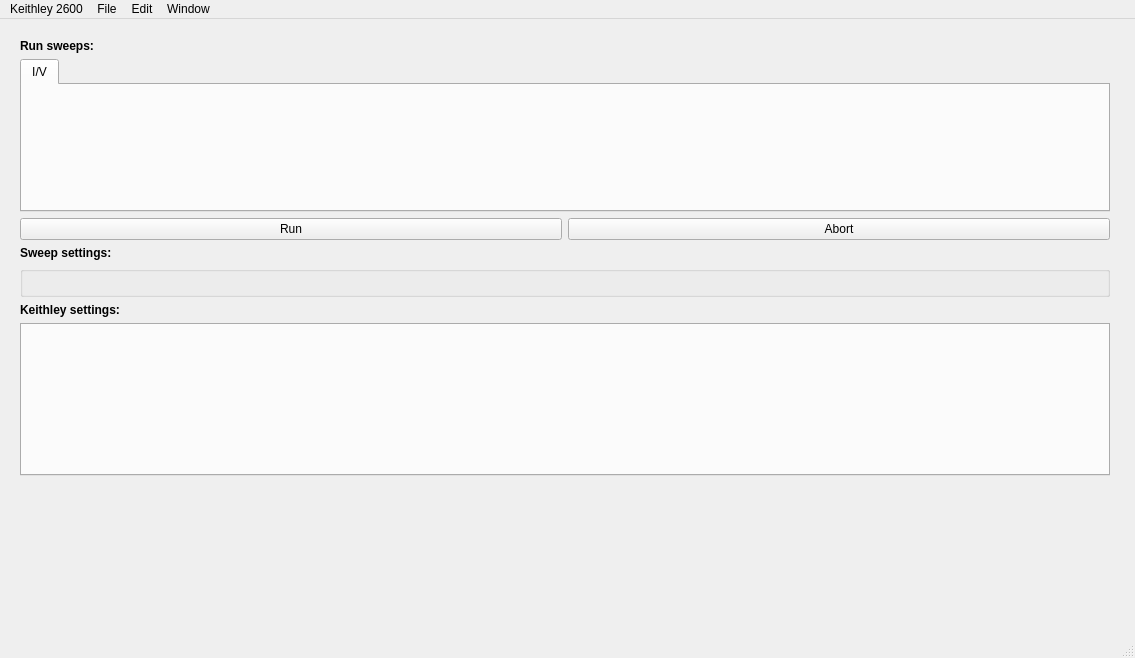
<?xml version="1.0" encoding="UTF-8"?>
<ui version="4.0">
 <class>MainWindow</class>
 <widget class="QMainWindow" name="MainWindow">
  <property name="geometry">
   <rect>
    <x>0</x>
    <y>0</y>
    <width>1135</width>
    <height>658</height>
   </rect>
  </property>
  <property name="windowTitle">
   <string>Keithley 2600</string>
  </property>
  <widget class="QWidget" name="centralwidget">
   <layout class="QHBoxLayout" name="horizontalLayout" stretch="1,0,2">
    <property name="leftMargin">
     <number>20</number>
    </property>
    <property name="topMargin">
     <number>20</number>
    </property>
    <property name="rightMargin">
     <number>20</number>
    </property>
    <property name="bottomMargin">
     <number>7</number>
    </property>
    <item>
     <layout class="QGridLayout" name="gridLayout">
      <item row="0" column="0" colspan="2">
       <widget class="QLabel" name="label_1">
        <property name="font">
         <font>
          <weight>75</weight>
          <bold>true</bold>
         </font>
        </property>
        <property name="text">
         <string>Run sweeps:</string>
        </property>
       </widget>
      </item>
      <item row="1" column="0" colspan="2">

       <widget class="QTabWidget" name="tabWidgetSweeps">
        <property name="currentIndex">
         <number>0</number>
        </property>

        <widget class="QWidget" name="tab1">
         <attribute name="title">
          <string>I/V</string>
         </attribute>
         <layout class="QGridLayout" name="1">
          <property name="topMargin">
           <number>0</number>
          </property>
          <property name="bottomMargin">
           <number>0</number>
          </property>
         </layout>
        </widget>
       </widget>
      </item>
      <item row="3" column="0" colspan="2">
       <widget class="QLabel" name="label_2">
        <property name="font">
         <font>
          <weight>75</weight>
          <bold>true</bold>
         </font>
        </property>

        <property name="text">
         <string>Sweep settings:</string>
        </property>
       </widget>
      </item>
      <item row="2" column="0">
       <widget class="QPushButton" name="pushButtonRun">
        <property name="text">
         <string>Run</string>
        </property>
       </widget>
      </item>
      <item row="5" column="0" colspan="2">
       <widget class="QLabel" name="label_3">
        <property name="font">
         <font>
          <weight>75</weight>
          <bold>true</bold>
         </font>
        </property>
        <property name="text">
         <string>Keithley settings:</string>
        </property>
       </widget>
      </item>
      <item row="7" column="0" colspan="2">
       <spacer name="verticalSpacer_4">
        <property name="orientation">
         <enum>Qt::Vertical</enum>
        </property>
        <property name="sizeType">
         <enum>QSizePolicy::MinimumExpanding</enum>
        </property>
        <property name="sizeHint" stdset="0">
         <size>
          <width>0</width>
          <height>20</height>
         </size>
        </property>
       </spacer>
      </item>
      <item row="6" column="0" colspan="2">
       <widget class="QTabWidget" name="tabWidgetSettings">
        <property name="enabled">
         <bool>true</bool>
        </property>
       </widget>
      </item>
      <item row="4" column="0" colspan="2">
       <widget class="QGroupBox" name="groupBoxSweepSettings">
        <property name="title">
         <string/>
        </property>
        <layout class="QGridLayout" name="gridLayout_6">
         <property name="topMargin">
          <number>0</number>
         </property>
         <property name="bottomMargin">
          <number>0</number>
         </property>
        </layout>
       </widget>
      </item>
      <item row="2" column="1">
       <widget class="QPushButton" name="pushButtonAbort">
        <property name="text">
         <string>Abort</string>
        </property>
       </widget>
      </item>
     </layout>
    </item>
    <item>
     <spacer name="horizontalSpacer_3">
      <property name="orientation">
       <enum>Qt::Horizontal</enum>
      </property>
      <property name="sizeType">
       <enum>QSizePolicy::Fixed</enum>
      </property>
      <property name="sizeHint" stdset="0">
       <size>
        <width>5</width>
        <height>20</height>
       </size>
      </property>
     </spacer>
    </item>
    <item>
     <layout class="QGridLayout" name="gridLayout2"/>
    </item>
   </layout>
  </widget>
  <widget class="QStatusBar" name="statusBar">
   <property name="styleSheet">
    <string notr="true">QStatusBar{background:transparent};
QStatusBar::item {border: 0px solid black };</string>
   </property>
  </widget>
  <widget class="QMenuBar" name="menubar">
   <property name="geometry">
    <rect>
     <x>0</x>
     <y>0</y>
     <width>1135</width>
     <height>22</height>
    </rect>
   </property>
   <widget class="QMenu" name="menu_Keithley_2600">
    <property name="title">
     <string>Keithley 2600</string>
    </property>
    <addaction name="actionSettings"/>
    <addaction name="separator"/>
    <addaction name="actionConnect"/>
    <addaction name="actionDisconnect"/>
    <addaction name="separator"/>
    <addaction name="actionLoadDefaults"/>
    <addaction name="actionSaveDefaults"/>
    <addaction name="separator"/>
    <addaction name="action_Exit"/>
   </widget>
   <widget class="QMenu" name="menu_File">
    <property name="title">
     <string>File</string>
    </property>
    <addaction name="actionSaveSweepData"/>
    <addaction name="actionLoad_data_from_file"/>
    <addaction name="separator"/>
   </widget>
   <widget class="QMenu" name="menuEdit">
    <property name="title">
     <string>Edit</string>
    </property>
   </widget>
   <widget class="QMenu" name="menuWindow">
    <property name="title">
     <string>Window</string>
    </property>
    <addaction name="actionMinimize"/>
    <addaction name="actionZoom"/>
   </widget>
   <addaction name="menu_Keithley_2600"/>
   <addaction name="menu_File"/>
   <addaction name="menuEdit"/>
   <addaction name="menuWindow"/>
  </widget>
  <action name="actionSettings">
   <property name="text">
    <string>Connection Settings...</string>
   </property>
   <property name="menuRole">
    <enum>QAction::NoRole</enum>
   </property>
  </action>
  <action name="actionConnect">
   <property name="text">
    <string>Connect</string>
   </property>
   <property name="menuRole">
    <enum>QAction::NoRole</enum>
   </property>
  </action>
  <action name="actionDisconnect">
   <property name="text">
    <string>Disconnect</string>
   </property>
   <property name="menuRole">
    <enum>QAction::NoRole</enum>
   </property>
  </action>
  <action name="actionExit">
   <property name="text">
    <string> Exit</string>
   </property>
  </action>
  <action name="actionSaveSweepData">
   <property name="text">
    <string>&amp;Save Sweep Data...</string>
   </property>
  </action>
  <action name="action_Exit">
   <property name="text">
    <string>&amp;Quit Keithley 2600</string>
   </property>
   <property name="menuRole">
    <enum>QAction::NoRole</enum>
   </property>
  </action>
  <action name="actionTb1">
   <property name="text">
    <string>tb1</string>
   </property>
  </action>
  <action name="actionLoad_data_from_file">
   <property name="text">
    <string>&amp;Load Sweep Data...</string>
   </property>
  </action>
  <action name="actionLoadDefaults">
   <property name="text">
    <string>Revert to Default Settings</string>
   </property>
   <property name="menuRole">
    <enum>QAction::NoRole</enum>
   </property>
  </action>
  <action name="actionSaveDefaults">
   <property name="text">
    <string>Save Settings as Default</string>
   </property>
   <property name="menuRole">
    <enum>QAction::NoRole</enum>
   </property>
  </action>
  <action name="actionMinimize">
   <property name="text">
    <string>Minimize</string>
   </property>
   <property name="shortcut">
    <string>Ctrl+M</string>
   </property>
  </action>
  <action name="actionZoom">
   <property name="text">
    <string>Zoom</string>
   </property>
   <property name="shortcut">
    <string>Meta+Ctrl+Z</string>
   </property>
  </action>
 </widget>
 <tabstops>
  <tabstop>tabWidgetSweeps</tabstop>
  <tabstop>tabWidgetSettings</tabstop>
 </tabstops>
 <resources/>
 <connections>
  <connection>
   <sender>actionMinimize</sender>
   <signal>triggered()</signal>
   <receiver>MainWindow</receiver>
   <slot>showMinimized()</slot>
   <hints>
    <hint type="sourcelabel">
     <x>-1</x>
     <y>-1</y>
    </hint>
    <hint type="destinationlabel">
     <x>567</x>
     <y>328</y>
    </hint>
   </hints>
  </connection>
  <connection>
   <sender>actionZoom</sender>
   <signal>triggered()</signal>
   <receiver>MainWindow</receiver>
   <slot>showMaximized()</slot>
   <hints>
    <hint type="sourcelabel">
     <x>-1</x>
     <y>-1</y>
    </hint>
    <hint type="destinationlabel">
     <x>567</x>
     <y>328</y>
    </hint>
   </hints>
  </connection>
 </connections>
</ui>
